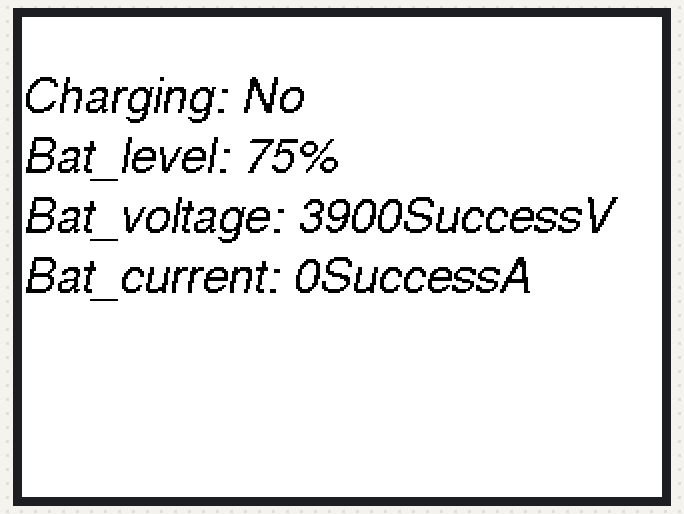
Bench run of a sketch on a simulated ESP32. Shown: 320×240 colour display.

Above: at 0.3 s.

The sketch:

StationBattery.ino
```cpp
//#https://docs.m5stack.com/en/arduino/m5station/battery

#include "M5Unified.h"

void setup()
{
    auto cfg = M5.config();
    M5.begin(cfg);
    M5.Display.setTextDatum(middle_center);
    M5.Display.setTextColor(TFT_BLACK);
    M5.Display.setTextFont(&fonts::FreeSansOblique12pt7b);
    M5.Display.setTextSize(1);
}

void loop()
{
    M5.Display.clear(TFT_WHITE);

    bool isCharging = M5.Power.isCharging();
    int vol_per = M5.Power.getBatteryLevel();
    int vol = M5.Power.getBatteryVoltage();
    int cur = M5.Power.getBatteryCurrent();

    M5.Display.setCursor(0, 30);
    M5.Display.printf("Charging: %s \n\n", isCharging ? "Yes" : "No");
    M5.Display.setCursor(0, 60);
    M5.Display.printf("Bat_level: %d%%", vol_per);
    M5.Display.setCursor(0, 90);
    M5.Display.printf("Bat_voltage: %d%mV", vol);
    M5.Display.setCursor(0, 120);
    M5.Display.printf("Bat_current: %d%mA", cur);
    delay(2000);
}
```
